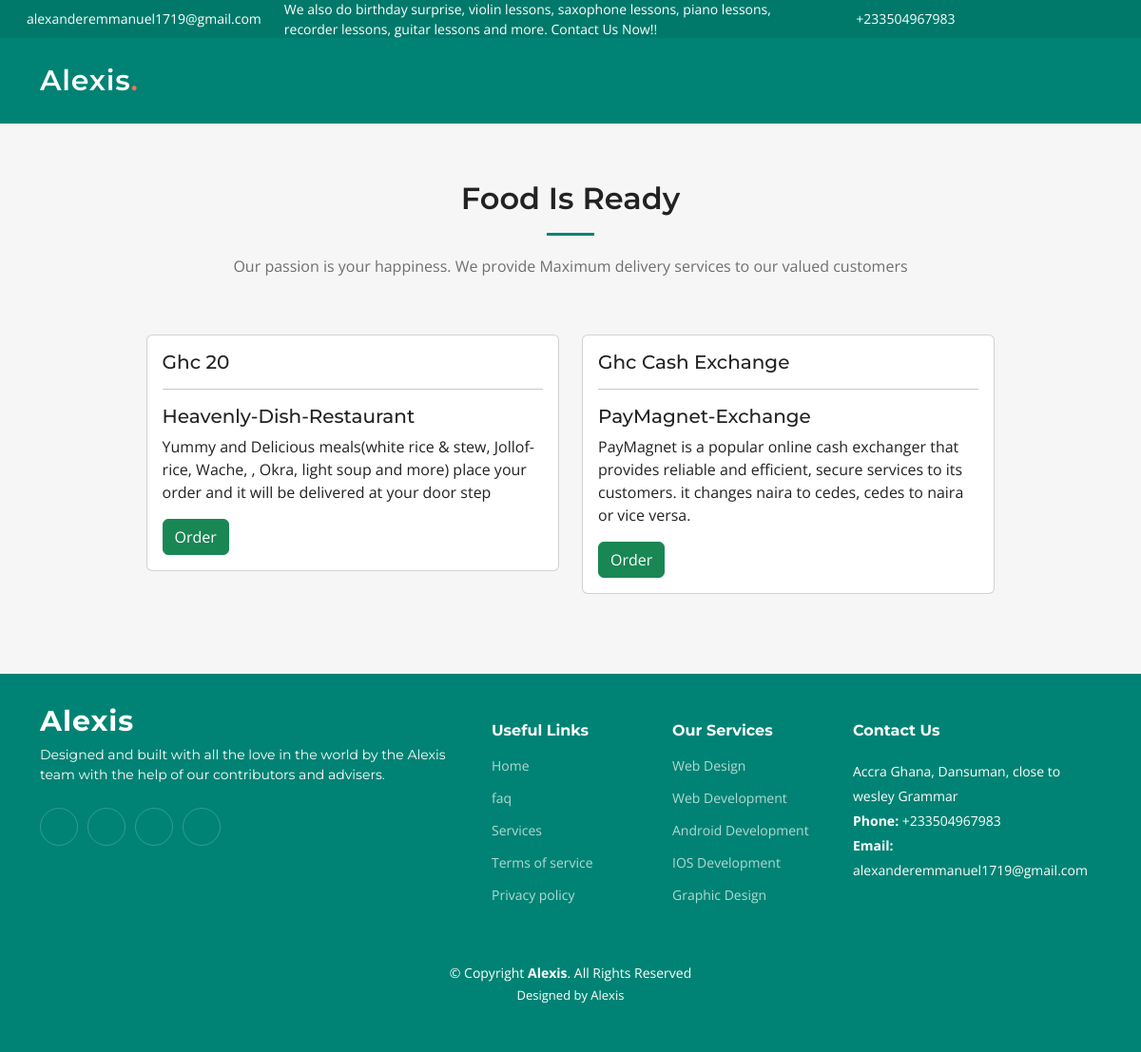
Page /service/Dansuman-Shops on the earlier database version.
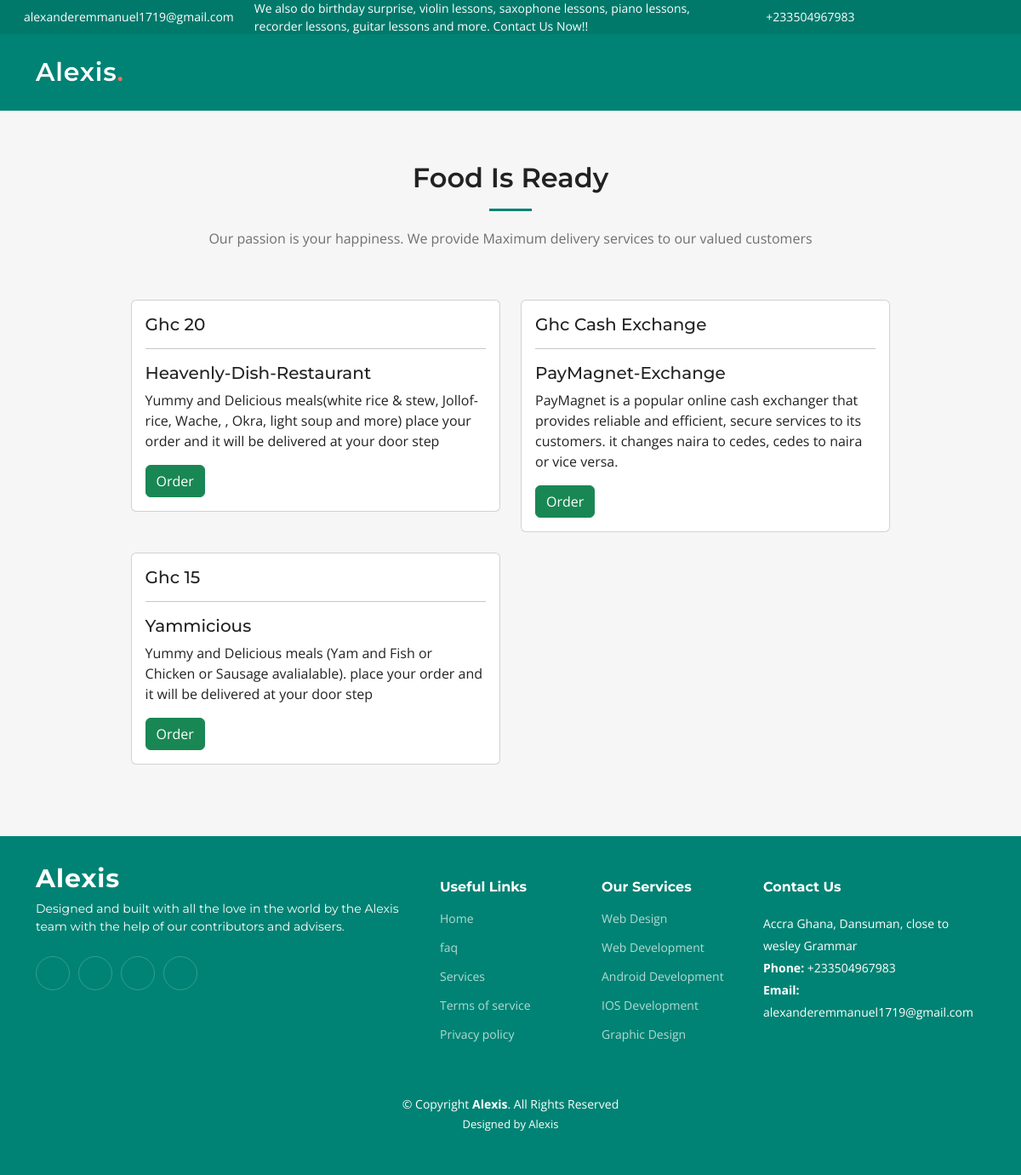
Same page on the later database version.
### home/models.py (models this page shows)
class SupportStaffDetails(models.Model):
    location = models.CharField(max_length=288)
    email = models.EmailField()
    contact = models.CharField(max_length=15)
    open_hours = models.CharField(max_length=255)
    twitter_link = models.CharField(max_length=500, null=True, blank=True)
    facebook_link = models.CharField(max_length=500, null=True, blank=True)
    instagram_link = models.CharField(max_length=500, null=True, blank=True)
    linkedin_link = models.CharField(max_length=500, null=True, blank=True)

### services/models.py (models this page shows, shortened)
class Shop(models.Model):
    name = models.CharField(max_length=70)
    price = models.CharField(max_length=70)
    slug = models.SlugField(max_length=255, unique=True)
    description = models.TextField()
    is_active = models.BooleanField(default=True, blank=True)
    image = models.ImageField(upload_to="shops/images", blank=True, null=True)
    services = models.ForeignKey(
        Services, on_delete=models.CASCADE
    )
    created_at = models.DateTimeField(auto_now_add=True, )
    updated_at = models.DateTimeField(auto_now=True)

### services/views.py (the view)
# urls.py: path('<slug:services_slug>', views.store, name="shop_by_services"),
def store(request, services_slug=None):
    staffDetails = SupportStaffDetails.objects.all()[0]
    services = None
    shops = None
    if services_slug != None:
        services = get_object_or_404(Services, slug=services_slug)
        shops = Shop.objects.filter(services=services, is_active=True)
        shop_count = shops.count()
    else:
        shops = Shop.objects.all().filter(is_active=True)
        shop_count = shops.count()
    context = {
        'shops': shops,
        'shop_count': shop_count,
        'staffDetails': staffDetails
    }
    return render(request, 'stores.html', {"context": context})

### templates/stores.html (shortened to what this page needs)
{% load static %} {% include 'base.html' %}
{% block body %}
<section id="store" class="recent-posts sections-bg">
	<div class="container" data-aos="fade-up">
	  <div class="section-header">
		<h2> Food Is Ready </h2>
		{% if context.shops %}
		<p>Our passion is your happiness. We provide Maximum delivery services to our valued customers</p>
		{% else %}
		<p>Empty shops. Shops at this location have not been registered with us!</p>
		{% endif %}
	  </div>
        <div class="bmi">
	    <div class="row">
            {% if context.shops %}
					{% for shop in context.shops %}
					<div class="col-lg-6 mb-4">
					{% if shop.is_active %}
					<div class="card">
						<div class="card-body">
							<h5 class="card-title">Ghc {{shop.price}} <br>
							<hr>
							{{shop.name}}
							</h5>
							<p class="card-text">
							{{shop.description}}
							</p>
							<a href="delivery/{{shop.services.serviceName }}/{{shop.name}}" class="btn btn-success text-white">
								Order
							</a>
						</div>
					</div>
				</div>
				{% endif%}
				{% endfor %}
		{% else %}
		<div class="col-lg-12 order-1 order-lg-2">
			<img src="{% static 'assets/img/empty_cart.png' %}" class="img-fluid rounded-5" alt="" data-aos="zoom-out" data-aos-delay="100">
		  </div>
		{% endif %}
	</div>
</div>
</div>
</section>
{% endblock %}
    {% include 'footer.html' %}

### templates/base.html (shortened to what this page needs)
{% load static %}
<!DOCTYPE html>
<html lang="en">
<head>
  <link href="{% static 'assets/vendor/bootstrap/css/bootstrap.min.css' %} " rel="stylesheet">
  <link href="{% static 'assets/vendor/bootstrap-icons/bootstrap-icons.css' %}" rel="stylesheet">
  <link href="{% static 'assets/vendor/aos/aos.css' %}" rel="stylesheet">
  <link href="{% static 'assets/vendor/glightbox/css/glightbox.min.css' %}" rel="stylesheet">
  <link href="{% static 'assets/vendor/swiper/swiper-bundle.min.css' %}" rel="stylesheet">
  <link href="{% static 'assets/css/main.css' %}" rel="stylesheet">
</head>
<body>
  <section id="topbar" class="topbar d-flex align-items-center">
    <marquee>
    <div class="container d-flex justify-content-center justify-content-md-between">
      <div class="contact-info d-flex align-items-center">
        <i class="bi bi-envelope d-flex align-items-center"><a href="mailto:{{context.staffDetails.email}}">{{context.staffDetails.email}}</a></i>
        <div class="d-flex align-items-center ms-4"><span>We also do birthday surprise, violin lessons, saxophone lessons, piano lessons, recorder lessons, guitar lessons and more. Contact Us Now!!</span></div>
        <i class="bi bi-phone d-flex align-items-center ms-4"><span>{{context.staffDetails.contact}} </span></i>
      </div>
      <div class="social-links d-none d-md-flex align-items-center">
        <a href="{{context.staffDetails.twitter_link}}" class="twitter"><i class="bi bi-twitter"></i></a>
        <a href="{{context.staffDetails.facebook_link}}" class="facebook"><i class="bi bi-facebook"></i></a>
        <a href="{{context.staffDetails.instagram_link}}" class="instagram"><i class="bi bi-instagram"></i></a>
        <a href="{{context.staffDetails.linkedin_link}}" class="linkedin"><i class="bi bi-linkedin"></i></i></a>
      </div>
    </div>
  </marquee>
  </section>
  <header id="header" class="header d-flex align-items-center">
    <div class="container-fluid container-xl d-flex align-items-center justify-content-between">
      <a href="{% url 'home' %}" class="logo d-flex align-items-center">
        <h1>Alexis<span>.</span></h1>
      </a>
      <i class="mobile-nav-toggle mobile-nav-show bi bi-list"></i>
    </div>
  </header>

### templates/footer.html (shortened to what this page needs)
{% load static %}
  <footer id="footer" class="footer">
    <div class="container">
      <div class="row gy-4">
        <div class="col-lg-5 col-md-12 footer-info">
          <a href="index.html" class="logo d-flex align-items-center">
            <span>Alexis</span>
          </a>
          <p>Designed and built with all the love in the world by the Alexis team with the help of our contributors and advisers.</p>
          <div class="social-links d-flex mt-4">
            <a href="https://www.{{context.staffDetails.twitter_link}}" target="_blank" class="twitter"><i class="bi bi-twitter"></i></a>
            <a href="https://www.{{context.staffDetails.facebook_link}}" target="_blank" class="facebook"><i class="bi bi-facebook"></i></a>
            <a href="https://www.{{context.staffDetails.instagram_link}}" target="_blank" class="instagram"><i class="bi bi-instagram"></i></a>
            <a href="https://www.{{context.staffDetails.linkedin_link}}" target="_blank" class="linkedin"><i class="bi bi-linkedin"></i></a>
          </div>
        </div>
        <div class="col-lg-2 col-6 footer-links">
          <h4>Useful Links</h4>
          <ul>
            <li><a href="#">Home</a></li>
            <li><a href="#faq">faq</a></li>
            <li><a href="#services">Services</a></li>
            <li><a href="#">Terms of service</a></li>
            <li><a href="#">Privacy policy</a></li>
          </ul>
        </div>
        <div class="col-lg-2 col-6 footer-links">
          <h4>Our Services</h4>
          <ul>
            <li><a href="{% url 'contact' %}">Web Design</a></li>
            <li><a href="{% url 'contact' %}">Web Development</a></li>
            <li><a href="{% url 'contact' %}">Android Development</a></li>
            <li><a href="{% url 'contact' %}">IOS Development</a></li>
            <li><a href="{% url 'contact' %}">Graphic Design</a></li>
          </ul>
        </div>
        <div class="col-lg-3 col-md-12 footer-contact text-center text-md-start">
          <h4>Contact Us</h4>
          <p>
            {{context.staffDetails.location}} <br>
            <strong>Phone:</strong> {{context.staffDetails.contact}}<br>
            <strong>Email:</strong> {{context.staffDetails.email}}<br>
          </p>
        </div>
      </div>
    </div>
    <div class="container mt-4">
      <div class="copyright">
        &copy; Copyright <strong><span>Alexis</span></strong>. All Rights Reserved
      </div>
      <div class="credits">
        Designed by <a href="#">Alexis</a>
      </div>
    </div>
  </footer>
</body>
</html>

### static/assets/css/main.css (style rules this page uses)
:root { --font-default: "Open Sans", system-ui, -apple-system, "Segoe UI", Roboto, "Helvetica Neue", Arial, "Noto Sans", "Liberation Sans", sans-serif, "Apple Color Emoji", "Segoe UI Emoji", "Segoe UI Symbol", "Noto Color Emoji"; --font-primary: "Montserrat", sans-serif; --font-secondary: "Poppins", sans-serif; }
:root { --color-default: #222222; --color-primary: #008374; --color-secondary: #f85a40; }
:root { scroll-behavior: smooth; }
body { font-family: var(--font-default); color: var(--color-default); }
a { color: var(--color-primary); text-decoration: none; }
h1, h2, h3, h4, h5, h6 { font-family: var(--font-primary); }
section { padding: 60px 0; overflow: hidden; }
.sections-bg { background-color: #f6f6f6; }
.section-header { text-align: center; padding-bottom: 60px; }
.section-header h2 { font-size: 32px; font-weight: 600; margin-bottom: 20px; padding-bottom: 20px; position: relative; }
.section-header h2:after { content: ""; position: absolute; display: block; width: 50px; height: 3px; background: var(--color-primary); left: 0; right: 0; bottom: 0; margin: auto; }
.section-header p { margin-bottom: 0; color: #6f6f6f; }
.topbar { background: #00796b; height: 40px; font-size: 14px; transition: all 0.5s; color: #fff; padding: 0; }
.topbar .contact-info i { font-style: normal; color: #fff; line-height: 0; }
.topbar .contact-info i a, .topbar .contact-info i span { padding-left: 5px; color: #fff; }
.topbar .contact-info i a { line-height: 0; transition: 0.3s; }
.topbar .social-links a { color: rgba(255, 255, 255, 0.7); line-height: 0; transition: 0.3s; margin-left: 20px; }
.header { transition: all 0.5s; z-index: 997; height: 90px; background-color: var(--color-primary); }
.header .logo h1 { font-size: 30px; margin: 0; font-weight: 600; letter-spacing: 0.8px; color: #fff; font-family: var(--font-primary); }
.header .logo h1 span { color: #f96f59; }
section { scroll-margin-top: 70px; }
@media (max-width: 1279px) { .mobile-nav-show { color: rgba(255, 255, 255, 0.6); font-size: 28px; cursor: pointer; line-height: 0; transition: 0.5s; z-index: 9999; margin-right: 10px; } }
.footer { font-size: 14px; background-color: var(--color-primary); padding: 50px 0; color: white; }
.footer .footer-info .logo { line-height: 0; margin-bottom: 25px; }
.footer .footer-info .logo span { font-size: 30px; font-weight: 700; letter-spacing: 1px; color: #fff; font-family: var(--font-primary); }
.footer .footer-info p { font-size: 14px; font-family: var(--font-primary); }
.footer .social-links a { display: flex; align-items: center; justify-content: center; width: 40px; height: 40px; border-radius: 50%; border: 1px solid rgba(255, 255, 255, 0.2); font-size: 16px; color: rgba(255, 255, 255, 0.7); margin-right: 10px; transition: 0.3s; }
.footer h4 { font-size: 16px; font-weight: bold; position: relative; padding-bottom: 12px; }
.footer .footer-links { margin-bottom: 30px; }
.footer .footer-links ul { list-style: none; padding: 0; margin: 0; }
.footer .footer-links ul li { padding: 10px 0; display: flex; align-items: center; }
.footer .footer-links ul li:first-child { padding-top: 0; }
.footer .footer-links ul a { color: rgba(255, 255, 255, 0.7); transition: 0.3s; display: inline-block; line-height: 1; }
.footer .footer-contact p { line-height: 26px; }
.footer .copyright { text-align: center; }
.footer .credits { padding-top: 4px; text-align: center; font-size: 13px; }
.footer .credits a { color: #fff; }

### templates/stores.html (style rules this page uses)
.bmi { margin-left: 10%; margin-right: 10%; width: auto; }

Differences in the rows shown:
added Shop: price "15", name "Yammicious", description "Yummy and Delicious meals (Yam and Fish or Chicken or Sausage avalialable). place your order and it will be delivered at your door step"
